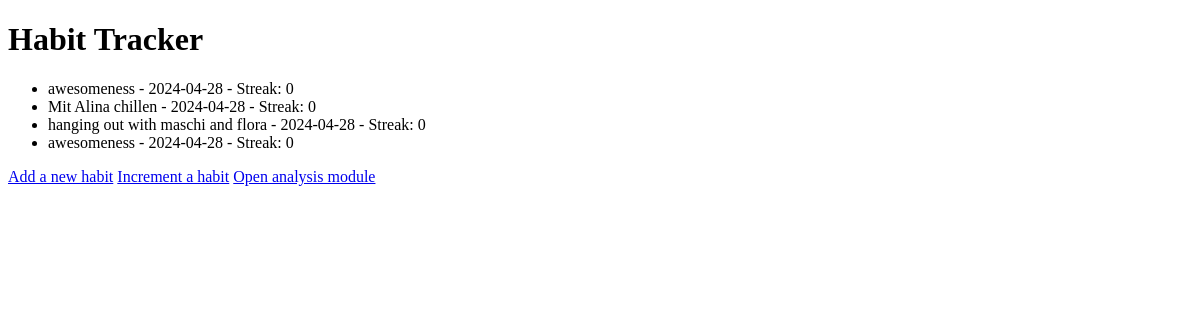
Before: / with the older database file.
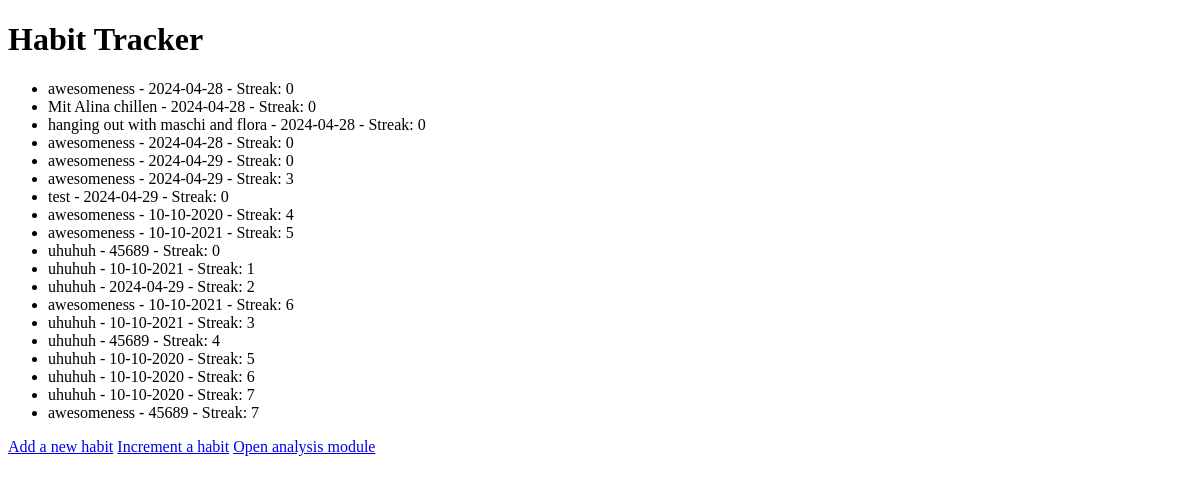
After: the same page with the newer database file.
### tables this page shows
CREATE TABLE habits (
            id INTEGER PRIMARY KEY AUTOINCREMENT,
            name TEXT NOT NULL,
            date TEXT NOT NULL,
            streak INTEGER NOT NULL
        );

### app.py (the view)
@app.route('/')
def index():
    conn = get_db_connection()
    cur = conn.cursor()
    cur.execute('SELECT * FROM habits')
    habits = cur.fetchall()
    conn.close()
    return render_template('index.html', habits=habits)

### app.py (called while the page is built)
def get_db_connection():
    conn = sqlite3.connect('habit_tracker.db')
    conn.row_factory = sqlite3.Row # getting back dictionaries from the row data
    return conn

### templates/index.html (shortened to what this page needs)
<!DOCTYPE html>
<html lang="en">
<head>
</head>
<body>
    <h1>Habit Tracker</h1>
    <ul>
        {% for habit in habits %}
        <li>{{ habit.name }} - {{ habit.date }} - Streak: {{ habit.streak }}</li>
        {% endfor %}
    </ul>
    <a href="{{ url_for('add')}}">Add a new habit</a>
    <a href="{{ url_for('increment')}}">Increment a habit</a>
    <a href="{{ url_for('analysis')}}">Open analysis module</a>
</body>
</html>

Changed rows visible on the page:
added habits: name "awesomeness", date "2024-04-29", streak "0"
added habits: name "awesomeness", date "2024-04-29", streak "3"
added habits: name "test", date "2024-04-29", streak "0"
added habits: name "awesomeness", date "10-10-2020", streak "4"
added habits: name "awesomeness", date "10-10-2021", streak "5"
added habits: name "uhuhuh", date "45689", streak "0"
added habits: name "uhuhuh", date "10-10-2021", streak "1"
added habits: name "uhuhuh", date "2024-04-29", streak "2"
added habits: name "awesomeness", date "10-10-2021", streak "6"
added habits: name "uhuhuh", date "10-10-2021", streak "3"
added habits: name "uhuhuh", date "45689", streak "4"
added habits: name "uhuhuh", date "10-10-2020", streak "5"
added habits: name "uhuhuh", date "10-10-2020", streak "6"
added habits: name "uhuhuh", date "10-10-2020", streak "7"
added habits: name "awesomeness", date "45689", streak "7"
